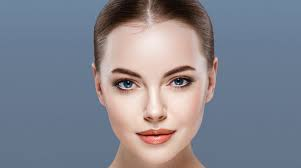
#> input picture download.jpg, 301 x 168 px, found by its file name
$ python face_detection.py
#> lines starting #> are read from the running program, lines starting #| are printed output that depends on the picture; after the words box and inside, x2 and y2 are one past the last pixel; in counts of white or black regions, pixels touching at a corner belong together
import numpy as np
import cv2

faceCascade=cv2.CascadeClassifier(cv2.data.haarcascades + "haarcascade_frontalface_default.xml")
eye_cascade = cv2.CascadeClassifier(cv2.data.haarcascades + 'haarcascade_eye.xml')

#mouth = cv2.CascadeClassifier("/Users/allen/Desktop/haarcascade_mouth.xml")

img = cv2.imread('/Users/allen/Desktop/Automated-Speech-Recognition/download.jpg')
#> img is the input picture: shape (168, 301, 3); mean B, G, R 142.6, 131.9, 130.2

gray = cv2.cvtColor(img, cv2.COLOR_BGR2GRAY)
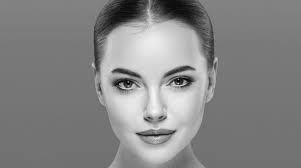
#> gray: shape (168, 301); min 3, max 248, mean 132.6

imgGray=cv2.cvtColor(img,cv2.COLOR_BGR2GRAY)
faces = faceCascade.detectMultiScale(imgGray,1.1,4)
#> faces = [[91, 31, 127, 127]]
for (x,y,w,h) in faces:
	cv2.rectangle(img,(x,y),(x+w,y+h),(0,255,0),2)
	roi_gray = gray[y:y+h, x:x+w]
	roi_color = img[y:y+h, x:x+w]
	eyes = eye_cascade.detectMultiScale(roi_gray)
	for (ex,ey,ew,eh) in eyes:
		cv2.rectangle(roi_color,(ex,ey),(ex+ew,ey+eh),(0,255,0),2)
#> this loop made 1 pass
#> (x, y, w, h, eyes) on pass 1: (91, 31, 127, 127, [[73, 36, 30, 30], [17, 36, 33, 33]])
#> pass 1, `roi_gray = gray[y:y+h, x:x+w]`:
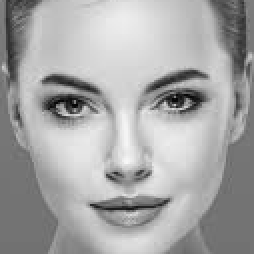
#> roi_gray: shape (127, 127) (shown 2 times larger); min 3, max 248, mean 166
#> pass 1, `roi_color = img[y:y+h, x:x+w]`:
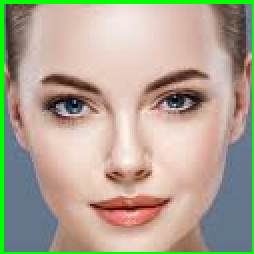
#> roi_color: shape (127, 127, 3) (shown 2 times larger); mean B, G, R 147.3, 165.5, 176.1
#> after the loop:
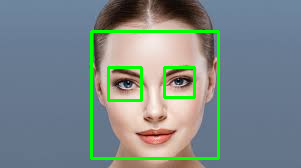
#> img: shape (168, 301, 3); 4.49% of pixels changed, all inside (x1, y1, x2, y2) = (90, 30, 220, 160)
#> after the loop:
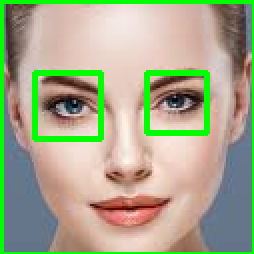
#> roi_color: shape (127, 127, 3) (shown 2 times larger); 4.64% of pixels changed, all inside (x1, y1, x2, y2) = (16, 35, 105, 71)

cv2.imshow("image",img)
cv2.waitKey(0)
